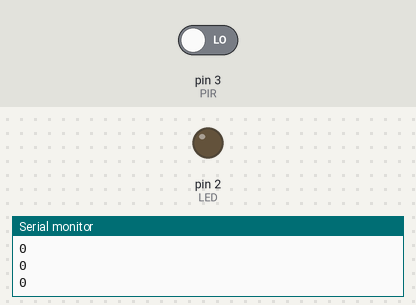
A sketch run on a simulated Arduino Uno, built with avr-gcc and run on an emulated ATmega328P. Shown: output pins drawn as LEDs (lit = HIGH), the last lines printed to the serial monitor. Inputs (shaded band) come from the test bench; at power-on: pin 3 (PIR) LOW.

Above: at 1.2 s.
1.3 s: pin 3 (PIR) driven HIGH
At 2.6 s:
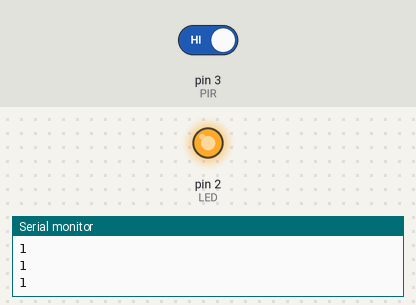
2.9 s: pin 3 (PIR) driven LOW
At 4.3 s:
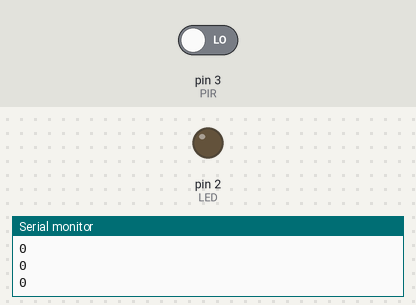
Timing chart, 0 to 5.9 s (numbered marks = the images above; inputs shaded):
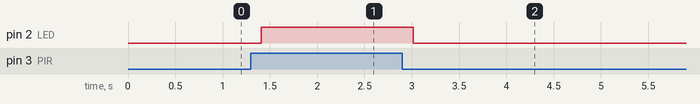

The sketch:

MotionSensor.ino
```cpp
#include <SoftwareSerial.h>     // 소프트웨어 시리얼 통신 라이브러리 호출

SoftwareSerial BTSerial(7, 8);  // 소프트웨어 시리얼포트 (TX, RX)

#define PIR 3
#define LED 2

void setup()
{
  Serial.begin(9600);   // 컴퓨터와의 시리얼 통신 초기화
  BTSerial.begin(38400); // 블루투스 모듈과의 시리얼 통신 초기화

  pinMode(PIR, INPUT);
  pinMode(LED, OUTPUT);
}

void loop()
{
  int value = digitalRead(PIR);

  if(value == HIGH)
  {
    digitalWrite(LED, HIGH);
    Serial.println(1);
    BTSerial.println(1);
  }
  else
  {
    digitalWrite(LED, LOW);
    Serial.println(0);
    BTSerial.println(0);
  }
  delay(200);
}
```

Measured:
- after the input at 1.3 s, pin 2 (LED): LOW → HIGH after 0.11 s
- after the input at 2.9 s, pin 2 (LED): HIGH → LOW after 0.12 s
